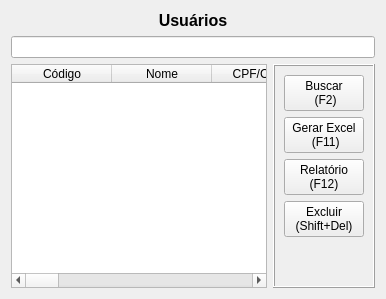
                   <widget class="QWidget" name="tab_consult_user">
                    <attribute name="title">
                     <string>Usuários</string>
                    </attribute>
                    <layout class="QVBoxLayout" name="verticalLayout_23">
                     <item>
                      <widget class="QLabel" name="lbl_title_consult_user">
                       <property name="text">
                        <string>&lt;html&gt;&lt;head/&gt;&lt;body&gt;&lt;p align=&quot;center&quot;&gt;&lt;span style=&quot; font-size:12pt; font-weight:600;&quot;&gt;Usuários&lt;/span&gt;&lt;/p&gt;&lt;/body&gt;&lt;/html&gt;</string>
                       </property>
                      </widget>
                     </item>
                     <item>
                      <widget class="QLineEdit" name="edt_query_user"/>
                     </item>
                     <item>
                      <layout class="QHBoxLayout" name="horizontalLayout_consult_user">
                       <item>
                        <widget class="QTableWidget" name="table_grid_user">
                         <property name="editTriggers">
                          <set>QAbstractItemView::NoEditTriggers</set>
                         </property>
                         <property name="alternatingRowColors">
                          <bool>true</bool>
                         </property>
                         <property name="selectionBehavior">
                          <enum>QAbstractItemView::SelectRows</enum>
                         </property>
                         <column>
                          <property name="text">
                           <string>Código</string>
                          </property>
                          <property name="textAlignment">
                           <set>AlignCenter</set>
                          </property>
                         </column>
                         <column>
                          <property name="text">
                           <string>Nome</string>
                          </property>
                          <property name="textAlignment">
                           <set>AlignCenter</set>
                          </property>
                         </column>
                         <column>
                          <property name="text">
                           <string>CPF/CNPJ</string>
                          </property>
                          <property name="textAlignment">
                           <set>AlignCenter</set>
                          </property>
                         </column>
                         <column>
                          <property name="text">
                           <string>Endereço</string>
                          </property>
                          <property name="textAlignment">
                           <set>AlignCenter</set>
                          </property>
                         </column>
                         <column>
                          <property name="text">
                           <string>Número</string>
                          </property>
                          <property name="textAlignment">
                           <set>AlignCenter</set>
                          </property>
                         </column>
                         <column>
                          <property name="text">
                           <string>Complemento</string>
                          </property>
                          <property name="textAlignment">
                           <set>AlignCenter</set>
                          </property>
                         </column>
                         <column>
                          <property name="text">
                           <string>Bairro</string>
                          </property>
                          <property name="textAlignment">
                           <set>AlignCenter</set>
                          </property>
                         </column>
                         <column>
                          <property name="text">
                           <string>Município</string>
                          </property>
                          <property name="textAlignment">
                           <set>AlignCenter</set>
                          </property>
                         </column>
                         <column>
                          <property name="text">
                           <string>Estado</string>
                          </property>
                          <property name="textAlignment">
                           <set>AlignCenter</set>
                          </property>
                         </column>
                         <column>
                          <property name="text">
                           <string>CEP</string>
                          </property>
                          <property name="textAlignment">
                           <set>AlignCenter</set>
                          </property>
                         </column>
                         <column>
                          <property name="text">
                           <string>Telefone</string>
                          </property>
                          <property name="textAlignment">
                           <set>AlignCenter</set>
                          </property>
                         </column>
                         <column>
                          <property name="text">
                           <string>e-mail</string>
                          </property>
                          <property name="textAlignment">
                           <set>AlignCenter</set>
                          </property>
                         </column>
                         <column>
                          <property name="text">
                           <string>Usuário de login</string>
                          </property>
                          <property name="textAlignment">
                           <set>AlignCenter</set>
                          </property>
                         </column>
                         <column>
                          <property name="text">
                           <string>Senha</string>
                          </property>
                          <property name="textAlignment">
                           <set>AlignCenter</set>
                          </property>
                         </column>
                        </widget>
                       </item>
                       <item>
                        <widget class="QFrame" name="frm_menu_consult_user">
                         <property name="frameShape">
                          <enum>QFrame::Box</enum>
                         </property>
                         <property name="frameShadow">
                          <enum>QFrame::Raised</enum>
                         </property>
                         <layout class="QVBoxLayout" name="verticalLayout_24">
                          <item>
                           <widget class="QPushButton" name="btn_search_user">
                            <property name="cursor">
                             <cursorShape>PointingHandCursor</cursorShape>
                            </property>
                            <property name="focusPolicy">
                             <enum>Qt::NoFocus</enum>
                            </property>
                            <property name="text">
                             <string>Buscar 
 (F2)</string>
                            </property>
                            <property name="icon">
                             <iconset resource="icones.qrc">
                              <normaloff>:/buttons/images/button/search.png</normaloff>:/buttons/images/button/search.png</iconset>
                            </property>
                            <property name="shortcut">
                             <string>F2</string>
                            </property>
                           </widget>
                          </item>
                          <item>
                           <widget class="QPushButton" name="btn_excel_user">
                            <property name="cursor">
                             <cursorShape>PointingHandCursor</cursorShape>
                            </property>
                            <property name="focusPolicy">
                             <enum>Qt::NoFocus</enum>
                            </property>
                            <property name="text">
                             <string>Gerar Excel
 (F11)</string>
                            </property>
                            <property name="icon">
                             <iconset resource="icones.qrc">
                              <normaloff>:/buttons/images/button/Excel.png</normaloff>:/buttons/images/button/Excel.png</iconset>
                            </property>
                            <property name="shortcut">
                             <string>F11</string>
                            </property>
                           </widget>
                          </item>
                          <item>
                           <widget class="QPushButton" name="btn_pdf_report_user">
                            <property name="cursor">
                             <cursorShape>PointingHandCursor</cursorShape>
                            </property>
                            <property name="focusPolicy">
                             <enum>Qt::NoFocus</enum>
                            </property>
                            <property name="text">
                             <string>Relatório
(F12)</string>
                            </property>
                            <property name="icon">
                             <iconset resource="icones.qrc">
                              <normaloff>:/buttons/images/button/Print.png</normaloff>:/buttons/images/button/Print.png</iconset>
                            </property>
                            <property name="shortcut">
                             <string>F12</string>
                            </property>
                           </widget>
                          </item>
                          <item>
                           <widget class="QPushButton" name="btn_delete_user">
                            <property name="cursor">
                             <cursorShape>PointingHandCursor</cursorShape>
                            </property>
                            <property name="focusPolicy">
                             <enum>Qt::NoFocus</enum>
                            </property>
                            <property name="text">
                             <string>Excluir
(Shift+Del)</string>
                            </property>
                            <property name="icon">
                             <iconset resource="icones.qrc">
                              <normaloff>:/buttons/images/button/Delete.png</normaloff>:/buttons/images/button/Delete.png</iconset>
                            </property>
                            <property name="shortcut">
                             <string>Shift+Del</string>
                            </property>
                           </widget>
                          </item>
                          <item>
                           <spacer name="verticalSpacer_consult_user">
                            <property name="orientation">
                             <enum>Qt::Vertical</enum>
                            </property>
                            <property name="sizeHint" stdset="0">
                             <size>
                              <width>20</width>
                              <height>40</height>
                             </size>
                            </property>
                           </spacer>
                          </item>
                         </layout>
                        </widget>
                       </item>
                      </layout>
                     </item>
                    </layout>
                   </widget>
